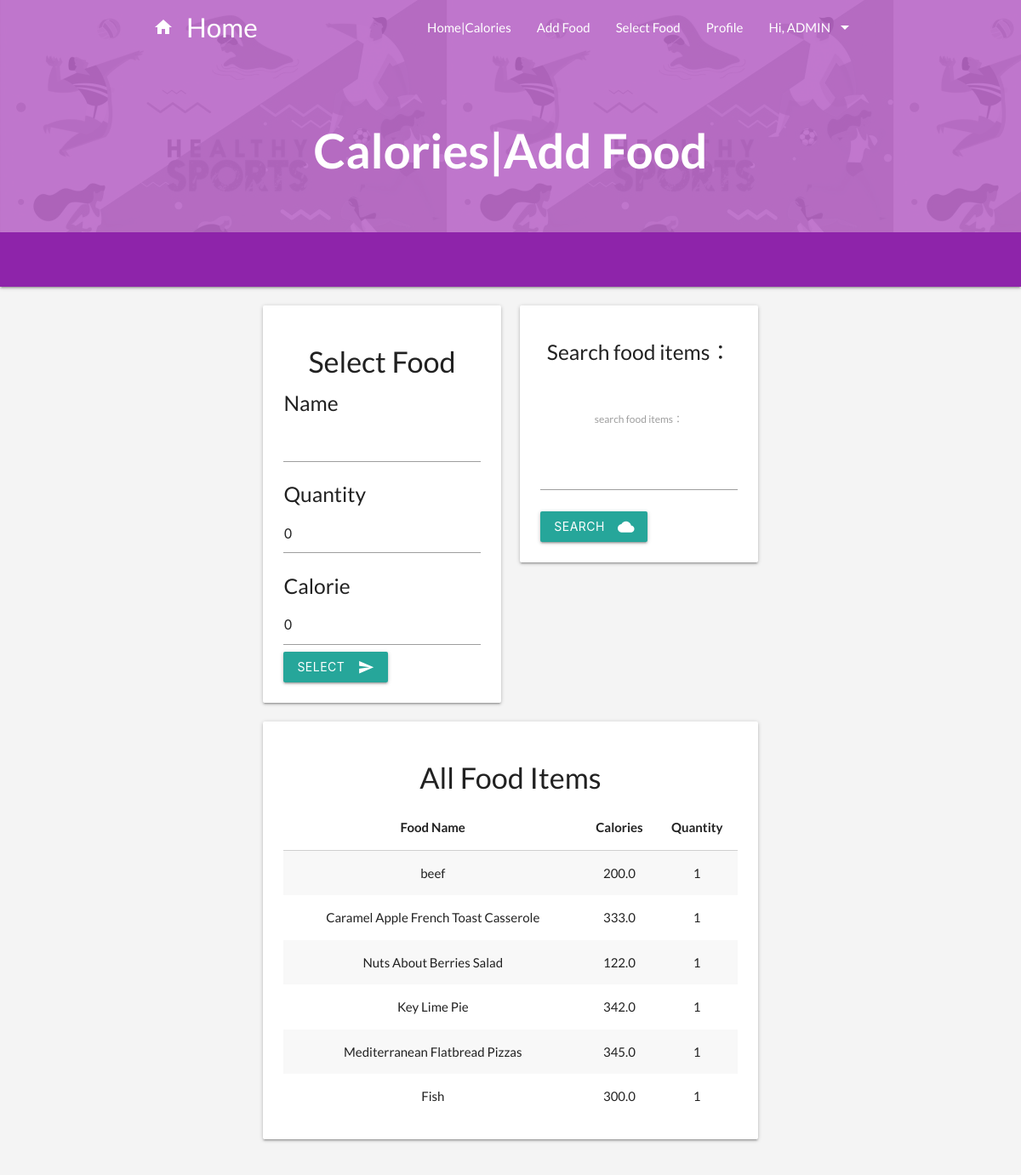
/calories/add_food/ (signed in), run on the app's committed database.
### calories/models.py (models this page shows, shortened)
class Food(models.Model):
	name = models.CharField(max_length=200, null=False)
	quantity = models.PositiveIntegerField(null=False, default=0)
	calorie = models.FloatField(null=False, default=0)
	person_of = models.ForeignKey(User, null=True, on_delete=models.CASCADE)

### calories/views.py (the view)
# urls.py: path('add_food/', add_food, name='add_food'),
def add_food(request):
    food_items = Food.objects.filter(person_of=request.user)
    form = AddFoodForm(request.POST)
    if request.method == 'POST':
        form = AddFoodForm(request.POST)
        if form.is_valid():
            profile = form.save(commit=False)
            profile.person_of = request.user
            profile.save()
            return redirect('add_food')
    else:
        form = AddFoodForm()
    myFilter = FoodFilter(request.GET, queryset=food_items)
    food_items = myFilter.qs
    context = {'form': form, 'food_items': food_items, 'myFilter': myFilter}
    return render(request, 'calories/add_food.html', context)

### calories/forms.py
class AddFoodForm(forms.ModelForm):
    class Meta:
        model = Food
        fields = ('name','quantity','calorie')

### templates/calories/add_food.html (shortened to what this page needs)
{% extends 'calories/base.html' %}
{% load static %}
{% block Top_background %}{% static 'images/background_picture.jpg' %}{% endblock %}
{% block color1 %} purple lighten-2{% endblock %}
{% block color2 %} purple lighten-2{% endblock %}
{% block header_title %}
    <h1>Calories|Add Food</h1>
{% endblock %}
{% block content %}
    <div class="container">
        <div class="col m6">
            <div class="card-panel hoverable">
                <h4 class="center-align bold">Select Food</h4>
                <form method="POST" action="" class="login-form form-inline">
                    {% for field in form %}
                    <h5>
                    {{ field.label }}
                    </h5>
                    {{ field }}
                    {% endfor %}
                    <button class="btn waves-effect waves-light" type="submit" name="action">Select
                        <i class="material-icons right">send</i>
                    </button>
                </form>
            </div>
        </div>
        <div class="col m6">
            <div class="card-panel hoverable">
                    <h5 class="center-align">Search food items：</h5>
                <form method="get">
                    <h3 class="center-align">{{ myFilter.form }}</h3>
                    <button class="btn waves-effect waves-light" type="submit" name="action">Search
                        <i class="material-icons right">cloud</i>
                    </button>
                </form>
            </div>
        </div>
    </div>
    <div class="container">
        <div class="col m12">
            <div class="card-panel hoverable">
            <h4 class="center-align" >All Food Items </h4>
                <table class="striped centered highlight">
                  <thead class="thead-dark">
                    <tr class="text-center">
                      <th scope="col">Food Name</th>
                        <th scope="col">Calories</th>
                        <th scope="col">Quantity</th>
                    </tr>
                  </thead>
                  <tbody>
                    {% for food in food_items %}
                    <tr>
                      <td>{{ food.name }}</td>
                        <td>{{ food.calorie }}</td>
                        <td>{{ food.quantity }}</td>
                    </tr>
                    {% endfor %}
                  </tbody>
                </table>
            </div>
        </div>
    </div>
{% endblock %}

### templates/calories/base.html (shortened to what this page needs)
{% load static %}
<!DOCTYPE html>
<html lang="en">
  <head>
    <link type="text/css" rel="stylesheet" href="{% static 'mat/css/gallery-materialize.min.css' %}"  media="screen,projection"/>
    <link type="text/css" rel="stylesheet" href="{% static 'mat/css/materialize.min.css'%}"  media="screen,projection"/>
    <link href="{% static 'mat/css/gallery-materialize.min.css' %}" rel="stylesheet">
    {% block css %}
      <link rel="stylesheet" href="https://cdnjs.cloudflare.com/ajax/libs/materialize/1.0.0-rc.1/css/materialize.min.css" />
    {% endblock css %}
  </head>
  <body class="blog">
    <nav class="nav-extended {% block color1 %}{% endblock %}">
      <div class="nav-background">
        <div class="pattern active" style="background-image: url('{% block Top_background %}{% endblock %}');"></div>
      </div>
      <div class="nav-wrapper container">
        <a href="/" class="brand-logo"><i class="material-icons">home</i>Home</a>
        <ul class="right hide-on-med-and-down">
            {% with url_name=request.resolver_match.url_name %}
              <li><a class="  {% if url_name == 'home' %} active{% endif %}" href={% url "home" %}>Home|Calories</a></li>
              <li><a class=" {% if url_name == 'add_food' %} active{% endif %}" href={% url "add_food" %}>Add Food</a></li>
              <li><a class=" {% if url_name == 'select_food' %} active{% endif %}" href={% url "select_food" %}>Select Food</a></li>
                <li><a class=" {% if url_name == 'profile' %} active{% endif %}" href={% url "profile" %}>Profile</a></li>
                <li><a class='dropdown-button' href='#' data-activates='feature-dropdown' data-belowOrigin="true" data-constrainWidth="false">
                    {% if request.user %}
                        Hi, {{ request.user | upper }}
                    {% else %}
                        Features
                    {% endif %}
                    <i class="material-icons right">arrow_drop_down</i></a></li>
            {% endwith %}
        </ul>
        <div class="nav-header center">
            {% block header_title %}
            {% endblock %}
        </div>
      </div>
      <div class="categories-wrapper {% block color2 %}{% endblock %} darken-1">
      </div>
    </nav>
    <div id="portfolio" class="section gray">
      <div class="container">
        <div class="gallery row">
            {% block content %}
            {% endblock %}
        </div>
      </div>
    </div>
  </body>
</html>

### data on the page
Food: name "beef", calorie "200.0", quantity "1"
Food: name "Caramel Apple French Toast Casserole", calorie "333.0", quantity "1"
Food: name "Nuts About Berries Salad", calorie "122.0", quantity "1"
Food: name "Key Lime Pie", calorie "342.0", quantity "1"
Food: name "Mediterranean Flatbread Pizzas", calorie "345.0", quantity "1"
Food: name "Fish", calorie "300.0", quantity "1"

### other printed values
{{ request.user | upper }} "ADMIN"
{{ field.label }} "Name" "Quantity" "Calorie"
